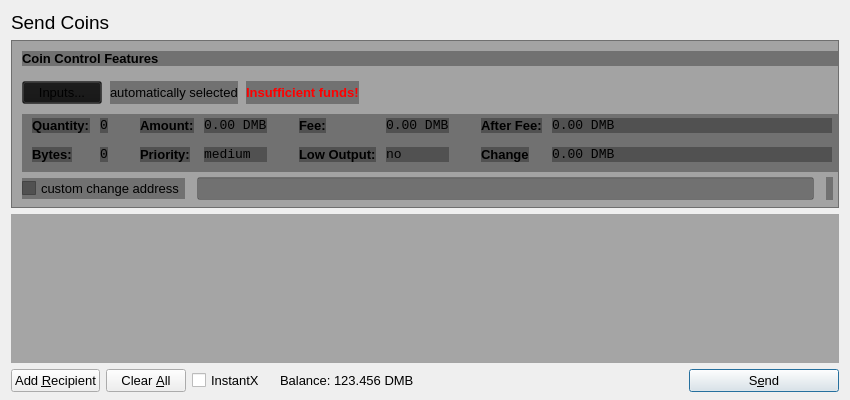
<?xml version="1.0" encoding="UTF-8"?>
<ui version="4.0">
 <class>SendCoinsDialog</class>
 <widget class="QDialog" name="SendCoinsDialog">
  <property name="geometry">
   <rect>
    <x>0</x>
    <y>0</y>
    <width>850</width>
    <height>400</height>
   </rect>
  </property>
  <property name="windowTitle">
   <string>Send Coins</string>
  </property>
  <property name="styleSheet">
   <string notr="true"/>
  </property>
  <layout class="QVBoxLayout" name="verticalLayout" stretch="0,0,1,0">
   <property name="bottomMargin">
    <number>8</number>
   </property>
   <item>
    <widget class="QLabel" name="label_2">
     <property name="font">
      <font>
       <pointsize>14</pointsize>
      </font>
     </property>
     <property name="text">
      <string>Send Coins</string>
     </property>
    </widget>
   </item>
   <item>
    <widget class="QFrame" name="frameCoinControl">
     <property name="sizePolicy">
      <sizepolicy hsizetype="Expanding" vsizetype="Expanding">
       <horstretch>0</horstretch>
       <verstretch>0</verstretch>
      </sizepolicy>
     </property>
     <property name="maximumSize">
      <size>
       <width>16777215</width>
       <height>16777215</height>
      </size>
     </property>
     <property name="styleSheet">
      <string notr="true">background: transparent;
background-color: rgb(20, 20, 20, 0.35);
</string>
     </property>
     <property name="frameShape">
      <enum>QFrame::StyledPanel</enum>
     </property>
     <property name="frameShadow">
      <enum>QFrame::Sunken</enum>
     </property>
     <layout class="QVBoxLayout" name="verticalLayoutCoinControl2">
      <property name="spacing">
       <number>6</number>
      </property>
      <property name="leftMargin">
       <number>0</number>
      </property>
      <property name="topMargin">
       <number>0</number>
      </property>
      <property name="rightMargin">
       <number>0</number>
      </property>
      <property name="bottomMargin">
       <number>6</number>
      </property>
      <item>
       <layout class="QVBoxLayout" name="verticalLayoutCoinControl" stretch="0,0,0,0,1">
        <property name="spacing">
         <number>0</number>
        </property>
        <property name="leftMargin">
         <number>10</number>
        </property>
        <property name="topMargin">
         <number>10</number>
        </property>
        <item>
         <layout class="QHBoxLayout" name="horizontalLayoutCoinControl1">
          <property name="bottomMargin">
           <number>15</number>
          </property>
          <item>
           <widget class="QLabel" name="labelCoinControlFeatures">
            <property name="sizePolicy">
             <sizepolicy hsizetype="Preferred" vsizetype="Maximum">
              <horstretch>0</horstretch>
              <verstretch>0</verstretch>
             </sizepolicy>
            </property>
            <property name="font">
             <font>
              <pointsize>10</pointsize>
              <weight>75</weight>
              <bold>true</bold>
             </font>
            </property>
            <property name="styleSheet">
             <string notr="true">font-weight:bold;</string>
            </property>
            <property name="text">
             <string>Coin Control Features</string>
            </property>
           </widget>
          </item>
         </layout>
        </item>
        <item>
         <layout class="QHBoxLayout" name="horizontalLayoutCoinControl2" stretch="0,0,0,0">
          <property name="spacing">
           <number>8</number>
          </property>
          <property name="bottomMargin">
           <number>10</number>
          </property>
          <item>
           <widget class="QPushButton" name="pushButtonCoinControl">
            <property name="font">
             <font>
              <pointsize>10</pointsize>
             </font>
            </property>
            <property name="styleSheet">
             <string notr="true"/>
            </property>
            <property name="text">
             <string>Inputs...</string>
            </property>
           </widget>
          </item>
          <item>
           <widget class="QLabel" name="labelCoinControlAutomaticallySelected">
            <property name="font">
             <font>
              <pointsize>10</pointsize>
             </font>
            </property>
            <property name="text">
             <string>automatically selected</string>
            </property>
            <property name="margin">
             <number>5</number>
            </property>
           </widget>
          </item>
          <item>
           <widget class="QLabel" name="labelCoinControlInsuffFunds">
            <property name="font">
             <font>
              <pointsize>10</pointsize>
              <weight>75</weight>
              <bold>true</bold>
             </font>
            </property>
            <property name="styleSheet">
             <string notr="true">color:red;font-weight:bold;</string>
            </property>
            <property name="text">
             <string>Insufficient funds!</string>
            </property>
            <property name="margin">
             <number>5</number>
            </property>
           </widget>
          </item>
          <item>
           <spacer name="horizontalSpacerCoinControl">
            <property name="orientation">
             <enum>Qt::Horizontal</enum>
            </property>
            <property name="sizeHint" stdset="0">
             <size>
              <width>40</width>
              <height>1</height>
             </size>
            </property>
           </spacer>
          </item>
         </layout>
        </item>
        <item>
         <widget class="QWidget" name="widgetCoinControl" native="true">
          <property name="sizePolicy">
           <sizepolicy hsizetype="Preferred" vsizetype="Preferred">
            <horstretch>0</horstretch>
            <verstretch>0</verstretch>
           </sizepolicy>
          </property>
          <property name="minimumSize">
           <size>
            <width>0</width>
            <height>0</height>
           </size>
          </property>
          <property name="styleSheet">
           <string notr="true"/>
          </property>
          <layout class="QHBoxLayout" name="horizontalLayoutCoinControl5">
           <property name="leftMargin">
            <number>0</number>
           </property>
           <property name="topMargin">
            <number>0</number>
           </property>
           <property name="rightMargin">
            <number>0</number>
           </property>
           <property name="bottomMargin">
            <number>0</number>
           </property>
           <item>
            <layout class="QHBoxLayout" name="horizontalLayoutCoinControl3" stretch="0,0,0,1">
             <property name="spacing">
              <number>20</number>
             </property>
             <property name="topMargin">
              <number>0</number>
             </property>
             <property name="bottomMargin">
              <number>10</number>
             </property>
             <item>
              <layout class="QFormLayout" name="formLayoutCoinControl1">
               <property name="horizontalSpacing">
                <number>10</number>
               </property>
               <property name="verticalSpacing">
                <number>14</number>
               </property>
               <property name="leftMargin">
                <number>10</number>
               </property>
               <property name="topMargin">
                <number>4</number>
               </property>
               <property name="rightMargin">
                <number>6</number>
               </property>
               <item row="0" column="0">
                <widget class="QLabel" name="labelCoinControlQuantityText">
                 <property name="font">
                  <font>
                   <pointsize>10</pointsize>
                   <weight>75</weight>
                   <bold>true</bold>
                  </font>
                 </property>
                 <property name="styleSheet">
                  <string notr="true">font-weight:bold;</string>
                 </property>
                 <property name="text">
                  <string>Quantity:</string>
                 </property>
                 <property name="margin">
                  <number>0</number>
                 </property>
                </widget>
               </item>
               <item row="0" column="1">
                <widget class="QLabel" name="labelCoinControlQuantity">
                 <property name="font">
                  <font>
                   <family>Monospace</family>
                   <pointsize>10</pointsize>
                  </font>
                 </property>
                 <property name="cursor">
                  <cursorShape>IBeamCursor</cursorShape>
                 </property>
                 <property name="contextMenuPolicy">
                  <enum>Qt::ActionsContextMenu</enum>
                 </property>
                 <property name="text">
                  <string>0</string>
                 </property>
                 <property name="margin">
                  <number>0</number>
                 </property>
                 <property name="textInteractionFlags">
                  <set>Qt::LinksAccessibleByMouse|Qt::TextSelectableByKeyboard|Qt::TextSelectableByMouse</set>
                 </property>
                </widget>
               </item>
               <item row="1" column="0">
                <widget class="QLabel" name="labelCoinControlBytesText">
                 <property name="font">
                  <font>
                   <pointsize>10</pointsize>
                   <weight>75</weight>
                   <bold>true</bold>
                  </font>
                 </property>
                 <property name="styleSheet">
                  <string notr="true">font-weight:bold;</string>
                 </property>
                 <property name="text">
                  <string>Bytes:</string>
                 </property>
                </widget>
               </item>
               <item row="1" column="1">
                <widget class="QLabel" name="labelCoinControlBytes">
                 <property name="font">
                  <font>
                   <family>Monospace</family>
                   <pointsize>10</pointsize>
                  </font>
                 </property>
                 <property name="cursor">
                  <cursorShape>IBeamCursor</cursorShape>
                 </property>
                 <property name="contextMenuPolicy">
                  <enum>Qt::ActionsContextMenu</enum>
                 </property>
                 <property name="text">
                  <string>0</string>
                 </property>
                 <property name="textInteractionFlags">
                  <set>Qt::LinksAccessibleByMouse|Qt::TextSelectableByKeyboard|Qt::TextSelectableByMouse</set>
                 </property>
                </widget>
               </item>
              </layout>
             </item>
             <item>
              <layout class="QFormLayout" name="formLayoutCoinControl2">
               <property name="horizontalSpacing">
                <number>10</number>
               </property>
               <property name="verticalSpacing">
                <number>14</number>
               </property>
               <property name="leftMargin">
                <number>6</number>
               </property>
               <property name="topMargin">
                <number>4</number>
               </property>
               <property name="rightMargin">
                <number>6</number>
               </property>
               <item row="0" column="0">
                <widget class="QLabel" name="labelCoinControlAmountText">
                 <property name="font">
                  <font>
                   <pointsize>10</pointsize>
                   <weight>75</weight>
                   <bold>true</bold>
                  </font>
                 </property>
                 <property name="styleSheet">
                  <string notr="true">font-weight:bold;</string>
                 </property>
                 <property name="text">
                  <string>Amount:</string>
                 </property>
                 <property name="margin">
                  <number>0</number>
                 </property>
                </widget>
               </item>
               <item row="0" column="1">
                <widget class="QLabel" name="labelCoinControlAmount">
                 <property name="font">
                  <font>
                   <family>Monospace</family>
                   <pointsize>10</pointsize>
                  </font>
                 </property>
                 <property name="cursor">
                  <cursorShape>IBeamCursor</cursorShape>
                 </property>
                 <property name="contextMenuPolicy">
                  <enum>Qt::ActionsContextMenu</enum>
                 </property>
                 <property name="text">
                  <string>0.00 DMB</string>
                 </property>
                 <property name="textInteractionFlags">
                  <set>Qt::LinksAccessibleByMouse|Qt::TextSelectableByKeyboard|Qt::TextSelectableByMouse</set>
                 </property>
                </widget>
               </item>
               <item row="1" column="0">
                <widget class="QLabel" name="labelCoinControlPriorityText">
                 <property name="font">
                  <font>
                   <pointsize>10</pointsize>
                   <weight>75</weight>
                   <bold>true</bold>
                  </font>
                 </property>
                 <property name="styleSheet">
                  <string notr="true">font-weight:bold;</string>
                 </property>
                 <property name="text">
                  <string>Priority:</string>
                 </property>
                </widget>
               </item>
               <item row="1" column="1">
                <widget class="QLabel" name="labelCoinControlPriority">
                 <property name="font">
                  <font>
                   <family>Monospace</family>
                   <pointsize>10</pointsize>
                  </font>
                 </property>
                 <property name="cursor">
                  <cursorShape>IBeamCursor</cursorShape>
                 </property>
                 <property name="contextMenuPolicy">
                  <enum>Qt::ActionsContextMenu</enum>
                 </property>
                 <property name="text">
                  <string>medium</string>
                 </property>
                 <property name="textInteractionFlags">
                  <set>Qt::LinksAccessibleByMouse|Qt::TextSelectableByKeyboard|Qt::TextSelectableByMouse</set>
                 </property>
                </widget>
               </item>
              </layout>
             </item>
             <item>
              <layout class="QFormLayout" name="formLayoutCoinControl3">
               <property name="horizontalSpacing">
                <number>10</number>
               </property>
               <property name="verticalSpacing">
                <number>14</number>
               </property>
               <property name="leftMargin">
                <number>6</number>
               </property>
               <property name="topMargin">
                <number>4</number>
               </property>
               <property name="rightMargin">
                <number>6</number>
               </property>
               <item row="0" column="0">
                <widget class="QLabel" name="labelCoinControlFeeText">
                 <property name="font">
                  <font>
                   <pointsize>10</pointsize>
                   <weight>75</weight>
                   <bold>true</bold>
                  </font>
                 </property>
                 <property name="styleSheet">
                  <string notr="true">font-weight:bold;</string>
                 </property>
                 <property name="text">
                  <string>Fee:</string>
                 </property>
                 <property name="margin">
                  <number>0</number>
                 </property>
                </widget>
               </item>
               <item row="0" column="1">
                <widget class="QLabel" name="labelCoinControlFee">
                 <property name="font">
                  <font>
                   <family>Monospace</family>
                   <pointsize>10</pointsize>
                  </font>
                 </property>
                 <property name="cursor">
                  <cursorShape>IBeamCursor</cursorShape>
                 </property>
                 <property name="contextMenuPolicy">
                  <enum>Qt::ActionsContextMenu</enum>
                 </property>
                 <property name="text">
                  <string>0.00 DMB</string>
                 </property>
                 <property name="textInteractionFlags">
                  <set>Qt::LinksAccessibleByMouse|Qt::TextSelectableByKeyboard|Qt::TextSelectableByMouse</set>
                 </property>
                </widget>
               </item>
               <item row="1" column="0">
                <widget class="QLabel" name="labelCoinControlLowOutputText">
                 <property name="font">
                  <font>
                   <pointsize>10</pointsize>
                   <weight>75</weight>
                   <bold>true</bold>
                  </font>
                 </property>
                 <property name="styleSheet">
                  <string notr="true">font-weight:bold;</string>
                 </property>
                 <property name="text">
                  <string>Low Output:</string>
                 </property>
                </widget>
               </item>
               <item row="1" column="1">
                <widget class="QLabel" name="labelCoinControlLowOutput">
                 <property name="font">
                  <font>
                   <family>Monospace</family>
                   <pointsize>10</pointsize>
                  </font>
                 </property>
                 <property name="cursor">
                  <cursorShape>IBeamCursor</cursorShape>
                 </property>
                 <property name="contextMenuPolicy">
                  <enum>Qt::ActionsContextMenu</enum>
                 </property>
                 <property name="text">
                  <string>no</string>
                 </property>
                 <property name="textInteractionFlags">
                  <set>Qt::LinksAccessibleByMouse|Qt::TextSelectableByKeyboard|Qt::TextSelectableByMouse</set>
                 </property>
                </widget>
               </item>
              </layout>
             </item>
             <item>
              <layout class="QFormLayout" name="formLayoutCoinControl4">
               <property name="horizontalSpacing">
                <number>10</number>
               </property>
               <property name="verticalSpacing">
                <number>14</number>
               </property>
               <property name="leftMargin">
                <number>6</number>
               </property>
               <property name="topMargin">
                <number>4</number>
               </property>
               <property name="rightMargin">
                <number>6</number>
               </property>
               <item row="0" column="0">
                <widget class="QLabel" name="labelCoinControlAfterFeeText">
                 <property name="font">
                  <font>
                   <pointsize>10</pointsize>
                   <weight>75</weight>
                   <bold>true</bold>
                  </font>
                 </property>
                 <property name="styleSheet">
                  <string notr="true">font-weight:bold;</string>
                 </property>
                 <property name="text">
                  <string>After Fee:</string>
                 </property>
                 <property name="margin">
                  <number>0</number>
                 </property>
                </widget>
               </item>
               <item row="0" column="1">
                <widget class="QLabel" name="labelCoinControlAfterFee">
                 <property name="font">
                  <font>
                   <family>Monospace</family>
                   <pointsize>10</pointsize>
                  </font>
                 </property>
                 <property name="cursor">
                  <cursorShape>IBeamCursor</cursorShape>
                 </property>
                 <property name="contextMenuPolicy">
                  <enum>Qt::ActionsContextMenu</enum>
                 </property>
                 <property name="text">
                  <string>0.00 DMB</string>
                 </property>
                 <property name="textInteractionFlags">
                  <set>Qt::LinksAccessibleByMouse|Qt::TextSelectableByKeyboard|Qt::TextSelectableByMouse</set>
                 </property>
                </widget>
               </item>
               <item row="1" column="0">
                <widget class="QLabel" name="labelCoinControlChangeText">
                 <property name="font">
                  <font>
                   <pointsize>10</pointsize>
                   <weight>75</weight>
                   <bold>true</bold>
                  </font>
                 </property>
                 <property name="styleSheet">
                  <string notr="true">font-weight:bold;</string>
                 </property>
                 <property name="text">
                  <string>Change</string>
                 </property>
                </widget>
               </item>
               <item row="1" column="1">
                <widget class="QLabel" name="labelCoinControlChange">
                 <property name="font">
                  <font>
                   <family>Monospace</family>
                   <pointsize>10</pointsize>
                  </font>
                 </property>
                 <property name="cursor">
                  <cursorShape>IBeamCursor</cursorShape>
                 </property>
                 <property name="contextMenuPolicy">
                  <enum>Qt::ActionsContextMenu</enum>
                 </property>
                 <property name="text">
                  <string>0.00 DMB</string>
                 </property>
                 <property name="textInteractionFlags">
                  <set>Qt::LinksAccessibleByMouse|Qt::TextSelectableByKeyboard|Qt::TextSelectableByMouse</set>
                 </property>
                </widget>
               </item>
              </layout>
             </item>
            </layout>
           </item>
          </layout>
         </widget>
        </item>
        <item>
         <layout class="QHBoxLayout" name="horizontalLayoutCoinControl4" stretch="0,0,0">
          <property name="spacing">
           <number>12</number>
          </property>
          <property name="sizeConstraint">
           <enum>QLayout::SetDefaultConstraint</enum>
          </property>
          <property name="topMargin">
           <number>5</number>
          </property>
          <property name="rightMargin">
           <number>5</number>
          </property>
          <item>
           <widget class="QCheckBox" name="checkBoxCoinControlChange">
            <property name="font">
             <font>
              <pointsize>10</pointsize>
             </font>
            </property>
            <property name="text">
             <string>custom change address</string>
            </property>
           </widget>
          </item>
          <item>
           <widget class="QLineEdit" name="lineEditCoinControlChange">
            <property name="enabled">
             <bool>false</bool>
            </property>
            <property name="sizePolicy">
             <sizepolicy hsizetype="Expanding" vsizetype="Fixed">
              <horstretch>0</horstretch>
              <verstretch>0</verstretch>
             </sizepolicy>
            </property>
            <property name="font">
             <font>
              <pointsize>10</pointsize>
             </font>
            </property>
           </widget>
          </item>
          <item>
           <widget class="QLabel" name="labelCoinControlChangeLabel">
            <property name="sizePolicy">
             <sizepolicy hsizetype="Preferred" vsizetype="Expanding">
              <horstretch>0</horstretch>
              <verstretch>0</verstretch>
             </sizepolicy>
            </property>
            <property name="minimumSize">
             <size>
              <width>0</width>
              <height>0</height>
             </size>
            </property>
            <property name="text">
             <string/>
            </property>
            <property name="margin">
             <number>3</number>
            </property>
           </widget>
          </item>
         </layout>
        </item>
        <item>
         <spacer name="verticalSpacerCoinControl">
          <property name="orientation">
           <enum>Qt::Vertical</enum>
          </property>
          <property name="sizeHint" stdset="0">
           <size>
            <width>800</width>
            <height>1</height>
           </size>
          </property>
         </spacer>
        </item>
       </layout>
      </item>
     </layout>
    </widget>
   </item>
   <item>
    <widget class="QScrollArea" name="scrollArea">
     <property name="styleSheet">
      <string notr="true">background: transparent;
background-color: rgb(20, 20, 20, 0.19);
</string>
     </property>
     <property name="widgetResizable">
      <bool>true</bool>
     </property>
     <widget class="QWidget" name="scrollAreaWidgetContents">
      <property name="geometry">
       <rect>
        <x>0</x>
        <y>0</y>
        <width>830</width>
        <height>133</height>
       </rect>
      </property>
      <layout class="QVBoxLayout" name="verticalLayout_2">
       <property name="leftMargin">
        <number>0</number>
       </property>
       <property name="topMargin">
        <number>0</number>
       </property>
       <property name="rightMargin">
        <number>0</number>
       </property>
       <property name="bottomMargin">
        <number>0</number>
       </property>
       <item>
        <layout class="QVBoxLayout" name="entries">
         <property name="spacing">
          <number>6</number>
         </property>
        </layout>
       </item>
       <item>
        <spacer name="verticalSpacer">
         <property name="orientation">
          <enum>Qt::Vertical</enum>
         </property>
         <property name="sizeHint" stdset="0">
          <size>
           <width>20</width>
           <height>40</height>
          </size>
         </property>
        </spacer>
       </item>
      </layout>
     </widget>
    </widget>
   </item>
   <item>
    <layout class="QHBoxLayout" name="horizontalLayout">
     <item>
      <widget class="QPushButton" name="addButton">
       <property name="font">
        <font>
         <pointsize>10</pointsize>
        </font>
       </property>
       <property name="toolTip">
        <string>Send to multiple recipients at once</string>
       </property>
       <property name="text">
        <string>Add &amp;Recipient</string>
       </property>
       <property name="autoDefault">
        <bool>false</bool>
       </property>
      </widget>
     </item>
     <item>
      <widget class="QPushButton" name="clearButton">
       <property name="sizePolicy">
        <sizepolicy hsizetype="Minimum" vsizetype="Fixed">
         <horstretch>0</horstretch>
         <verstretch>0</verstretch>
        </sizepolicy>
       </property>
       <property name="font">
        <font>
         <pointsize>10</pointsize>
        </font>
       </property>
       <property name="toolTip">
        <string>Remove all transaction fields</string>
       </property>
       <property name="text">
        <string>Clear &amp;All</string>
       </property>
       <property name="autoRepeatDelay">
        <number>300</number>
       </property>
       <property name="autoDefault">
        <bool>false</bool>
       </property>
      </widget>
     </item>
     <item>
      <layout class="QHBoxLayout" name="horizontalLayout_2">
       <property name="spacing">
        <number>3</number>
       </property>
       <item>
        <widget class="QCheckBox" name="checkInstantX">
         <property name="enabled">
          <bool>true</bool>
         </property>
         <property name="minimumSize">
          <size>
           <width>85</width>
           <height>0</height>
          </size>
         </property>
         <property name="font">
          <font>
           <pointsize>10</pointsize>
          </font>
         </property>
         <property name="styleSheet">
          <string notr="true"/>
         </property>
         <property name="text">
          <string>InstantX</string>
         </property>
        </widget>
       </item>
       <item>
        <widget class="QLabel" name="label">
         <property name="sizePolicy">
          <sizepolicy hsizetype="Preferred" vsizetype="Fixed">
           <horstretch>0</horstretch>
           <verstretch>0</verstretch>
          </sizepolicy>
         </property>
         <property name="font">
          <font>
           <pointsize>10</pointsize>
          </font>
         </property>
         <property name="styleSheet">
          <string notr="true"/>
         </property>
         <property name="text">
          <string>Balance:</string>
         </property>
        </widget>
       </item>
       <item>
        <widget class="QLabel" name="labelBalance">
         <property name="sizePolicy">
          <sizepolicy hsizetype="Preferred" vsizetype="Fixed">
           <horstretch>0</horstretch>
           <verstretch>0</verstretch>
          </sizepolicy>
         </property>
         <property name="font">
          <font>
           <pointsize>10</pointsize>
          </font>
         </property>
         <property name="cursor">
          <cursorShape>IBeamCursor</cursorShape>
         </property>
         <property name="styleSheet">
          <string notr="true"/>
         </property>
         <property name="text">
          <string>123.456 DMB</string>
         </property>
         <property name="textInteractionFlags">
          <set>Qt::LinksAccessibleByMouse|Qt::TextSelectableByKeyboard|Qt::TextSelectableByMouse</set>
         </property>
        </widget>
       </item>
      </layout>
     </item>
     <item>
      <spacer name="horizontalSpacer">
       <property name="orientation">
        <enum>Qt::Horizontal</enum>
       </property>
       <property name="sizeHint" stdset="0">
        <size>
         <width>40</width>
         <height>20</height>
        </size>
       </property>
      </spacer>
     </item>
     <item>
      <widget class="QPushButton" name="sendButton">
       <property name="minimumSize">
        <size>
         <width>150</width>
         <height>0</height>
        </size>
       </property>
       <property name="font">
        <font>
         <pointsize>10</pointsize>
        </font>
       </property>
       <property name="toolTip">
        <string>Confirm the send action</string>
       </property>
       <property name="text">
        <string>S&amp;end</string>
       </property>
       <property name="icon">
        <iconset resource="../bitcoin.qrc">
         <normaloff>:/icons/send</normaloff>:/icons/send</iconset>
       </property>
       <property name="default">
        <bool>true</bool>
       </property>
      </widget>
     </item>
    </layout>
   </item>
  </layout>
 </widget>
 <resources>
  <include location="../bitcoin.qrc"/>
 </resources>
 <connections/>
</ui>
